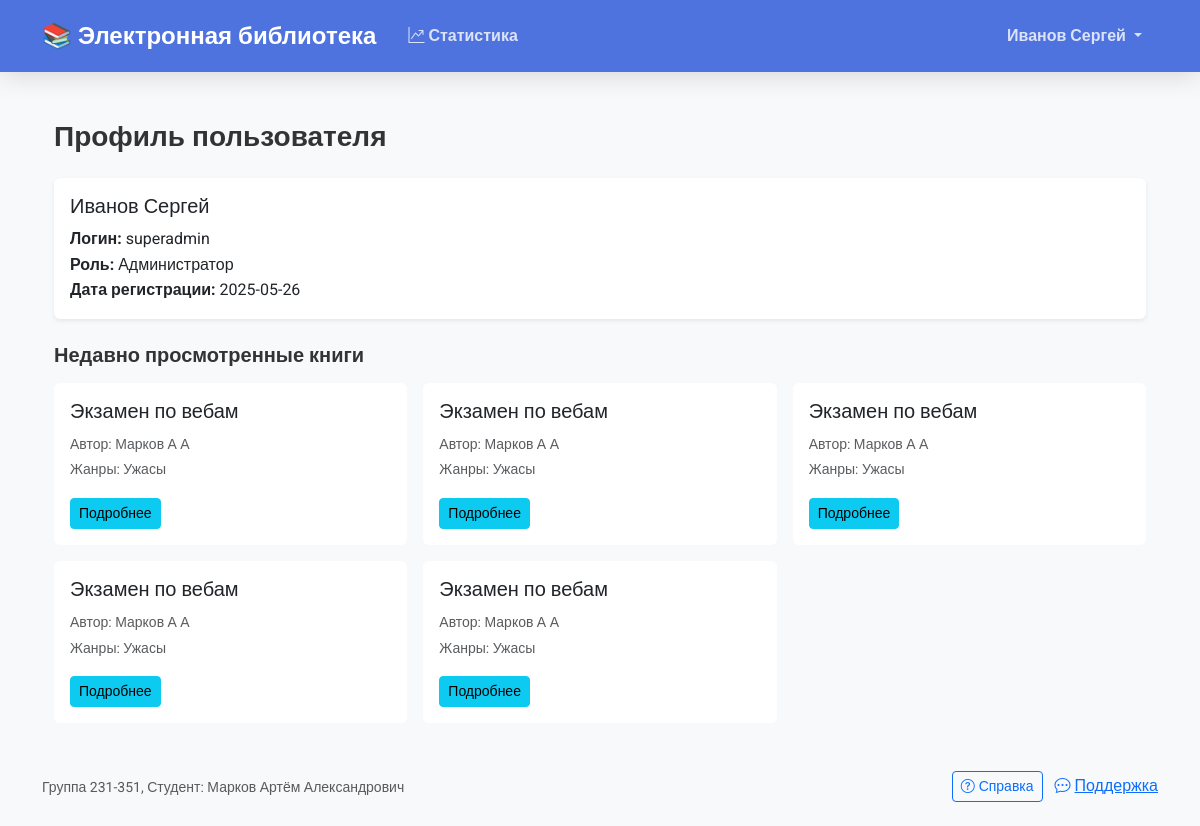
Screenshot of /profile (signed in) with the database file from the repository.
### models.py (models this page shows, shortened)
class User(UserMixin, db.Model):
    __tablename__ = 'users'
    id = db.Column(db.Integer, primary_key=True)
    username = db.Column(db.String(80), unique=True, nullable=False, index=True)
    password_hash = db.Column(db.String(255), nullable=False)
    first_name = db.Column(db.String(50), nullable=False)
    last_name = db.Column(db.String(50), nullable=False)
    middle_name = db.Column(db.String(50))
    role_id = db.Column(db.Integer, db.ForeignKey('roles.id'), nullable=False)
    created_at = db.Column(db.DateTime, default=datetime.utcnow)
    role = db.relationship('Role', backref='users')
    reviews = db.relationship('Review', backref='user', lazy='dynamic')
    viewed_books = db.relationship('ViewHistory', back_populates='viewer', lazy='dynamic')
    def get_full_name(self):
        return f"{self.last_name} {self.first_name} {self.middle_name}" if self.middle_name else f"{self.last_name} {self.first_name}"

class Role(db.Model):
    __tablename__ = 'roles'
    id = db.Column(db.Integer, primary_key=True)
    name = db.Column(db.String(50), unique=True, nullable=False, index=True)
    description = db.Column(db.Text, nullable=False)

class Book(db.Model):
    __tablename__ = 'books'
    id = db.Column(db.Integer, primary_key=True)
    title = db.Column(db.String(200), nullable=False, index=True)
    description = db.Column(db.Text, nullable=False)
    year = db.Column(db.Integer, nullable=False, index=True)
    publisher = db.Column(db.String(100), nullable=False)
    author = db.Column(db.String(100), nullable=False, index=True)
    pages = db.Column(db.Integer, nullable=False)
    view_count = db.Column(db.Integer, default=0)
    cover = db.relationship('Cover', uselist=False, backref='book', cascade='all, delete-orphan')
    genres = db.relationship('Genre', secondary=book_genre, backref='books')
    reviews = db.relationship('Review', backref='book', cascade='all, delete-orphan')
    view_history = db.relationship('ViewHistory', back_populates='book', cascade='all, delete-orphan')

class ViewHistory(db.Model):
    __tablename__ = 'view_history'
    __table_args__ = (
        Index('ix_view_history_user_book_date', 'user_id', 'book_id', 'viewed_date'),
    )
    id = db.Column(db.Integer, primary_key=True)
    user_id = db.Column(db.Integer, db.ForeignKey('users.id'))
    book_id = db.Column(db.Integer, db.ForeignKey('books.id'), nullable=False)
    viewed_at = db.Column(db.DateTime, default=datetime.utcnow, nullable=False)
    viewed_date = db.Column(db.Date, default=datetime.utcnow, nullable=False)
    viewer = db.relationship('User', back_populates='viewed_books')
    book = db.relationship('Book', back_populates='view_history')

class Genre(db.Model):
    __tablename__ = 'genres'
    id = db.Column(db.Integer, primary_key=True)
    name = db.Column(db.String(50), unique=True, nullable=False, index=True)
    DEFAULT_GENRES = [
        "Фантастика", "Детектив", "Роман",
        "Научная литература", "Исторический", "Триллер",
        "Фэнтези", "Приключения", "Ужасы", "Поэзия",
        "Драма", "Комедия", "Биография", "Публицистика",
        "Техническая литература", "Детская литература",
        "Мистика", "Классика", "Современная проза", "Психология"
    ]

### app.py (the view)
@app.route('/profile')
@login_required
def profile():
    user = current_user
    recent_views = ViewHistory.query.filter_by(user_id=user.id).order_by(
        ViewHistory.viewed_at.desc()
    ).limit(5).all()
    return render_template('profile.html',
                         user=user,
                         recent_views=recent_views)

### app.py (called while the page is built)
@login_manager.user_loader
def load_user(user_id):
    return User.query.get(int(user_id))

### templates/profile.html (shortened to what this page needs)
{% extends "base.html" %}
{% block content %}
    <div class="container py-4">
        <h2 class="h3 fw-bold mb-4">Профиль пользователя</h2>
        <div class="card border-0 shadow-sm mb-4">
            <div class="card-body">
                <h5 class="card-title">{{ user.get_full_name() }}</h5>
                <p class="card-text">
                    <strong>Логин:</strong> {{ user.username }}<br>
                    <strong>Роль:</strong> {{ user.role.name }}<br>
                    <strong>Дата регистрации:</strong>
                    {% if user.created_at %}
                        {{ user.created_at.strftime('%Y-%m-%d') }}
                    {% else %}
                        Неизвестно
                    {% endif %}
                </p>
            </div>
        </div>
        {% if recent_views %}
            <h3 class="h5 fw-bold mb-3">Недавно просмотренные книги</h3>
            <div class="row g-3">
                {% for view in recent_views %}
                    {% set book = view.book %}
                    <div class="col-md-6 col-lg-4">
                        <div class="card border-0 hover-lift">
                            <div class="card-body">
                                <h5 class="card-title">{{ book.title }}</h5>
                                <p class="card-text">
                                    <small class="text-muted">Автор: {{ book.author }}</small><br>
                                    <small class="text-muted">Жанры:
                                        {% for genre in book.genres %}
                                            {{ genre.name }}{% if not loop.last %}, {% endif %}
                                        {% endfor %}
                                    </small>
                                </p>
                                <a href="{{ url_for('book_detail', book_id=book.id) }}" class="btn btn-sm btn-info">Подробнее</a>
                            </div>
                        </div>
                    </div>
                {% endfor %}
            </div>
        {% endif %}
    </div>
{% endblock %}

### templates/base.html (shortened to what this page needs)
<!DOCTYPE html>
<html lang="ru">
<head>
    <link href="https://cdn.jsdelivr.net/npm/bootstrap@5.3.0/dist/css/bootstrap.min.css" rel="stylesheet">
    <link href="https://cdn.jsdelivr.net/npm/bootstrap-icons@1.10.5/font/bootstrap-icons.css" rel="stylesheet">
    <link rel="stylesheet" href="https://cdn.jsdelivr.net/npm/easymde/dist/easymde.min.css">
    <link rel="stylesheet" href="{{ url_for('static', filename='css/main.css') }}">
</head>
<body class="d-flex flex-column min-vh-100">
    <nav class="navbar navbar-expand-lg navbar-dark bg-primary mb-4" role="navigation">
        <div class="container">
            <a class="navbar-brand d-flex align-items-center" href="{{ url_for('index') }}">
                <span class="fw-bold">📚 Электронная библиотека</span>
            </a>
            <div class="collapse navbar-collapse" id="navbarNav">
                <ul class="navbar-nav me-auto mb-2 mb-lg-0">
                    {% if current_user.is_authenticated and current_user.role.name == 'Администратор' %}
                        <li class="nav-item">
                            <a class="nav-link" href="{{ url_for('stats') }}">
                            <i class="bi bi-graph-up-arrow me-1"></i>Статистика
                        </a>
                        </li>
                    {% endif %}
                </ul>
                <ul class="navbar-nav mb-2 mb-lg-0">
                    {% if current_user.is_authenticated %}
                        <li class="nav-item dropdown">
                            <a class="nav-link dropdown-toggle" href="#" id="navbarDropdown" role="button"
                               data-bs-toggle="dropdown" data-bs-target="#navbarDropdown" aria-expanded="false">
                                {{ current_user.last_name }} {{ current_user.first_name }}
                            </a>
                        </li>
                    {% else %}
                        <li class="nav-item">
                            <a class="nav-link" href="{{ url_for('login') }}">
                                <i class="bi bi-box-arrow-in-right me-1"></i>Вход
                            </a>
                        </li>
                    {% endif %}
                </ul>
            </div>
        </div>
    </nav>
    <main class="flex-grow-1">
        <div class="container">
            {% block content %}
            {% endblock %}
        </div>
    </main>
    <footer class="footer mt-auto py-4 bg-light">
        <div class="container">
            <div class="d-flex flex-column flex-md-row justify-content-between align-items-center">
                <div class="mb-3 mb-md-0">
                    <small class="text-muted">Группа 231-351, Студент: Марков Артём Александрович</small>
                </div>
                <div>
                    <a href="#" class="btn btn-outline-primary btn-sm">
                        <i class="bi bi-question-circle me-1"></i>Справка
                    </a>
                    <a href="#" class="9btn btn-outline-secondary btn-sm ms-2">
                        <i class="bi bi-chat-dots me-1"></i>Поддержка
                    </a>
                </div>
            </div>
        </div>
    </footer>
</body>
</html>

### static/css/main.css (style rules this page uses)
:root { --primary: #4e73df; --primary-dark: #2e59d9; --secondary: #858796; --success: #1cc88a; --info: #36b9cc; --warning: #f6c23e; --danger: #e74a3b; --light: #f8f9fc; --dark: #5a5c69; --gold: #ffd700; --shadow-sm: 0 0.125rem 0.25rem rgba(0, 0, 0, 0.075); --shadow: 0 0.15rem 1.75rem rgba(0, 0, 0, 0.15); --shadow-lg: 0 1rem 3rem rgba(0, 0, 0, 0.175); }
body { font-family: 'Roboto', sans-serif; background-color: #f8f9fc; color: #333; line-height: 1.6; display: flex; flex-direction: column; min-height: 100vh; }
.navbar { box-shadow: var(--shadow); padding: 0.75rem 1rem; background: var(--primary) !important; }
.navbar-brand { font-weight: 800; font-size: 1.5rem; color: white !important; }
.nav-link { font-weight: 600; padding: 0.5rem 1rem !important; color: rgba(255,255,255,0.8) !important; }

### templates/base.html (style rules this page uses)
body { font-family: 'Roboto', sans-serif; background-color: #f8f9fa; }
.hover-lift { transition: transform 0.3s ease; }
.card { transition: transform 0.3s ease; }

### rows the page displays
User: last_name "Иванов", first_name "Сергей", get_full_name "Иванов Сергей", username "superadmin", created_at "2025-05-26"
Role: role.name "Администратор"
Book: title "Экзамен по вебам", author "Марков А А"
Genre: name "Ужасы"
